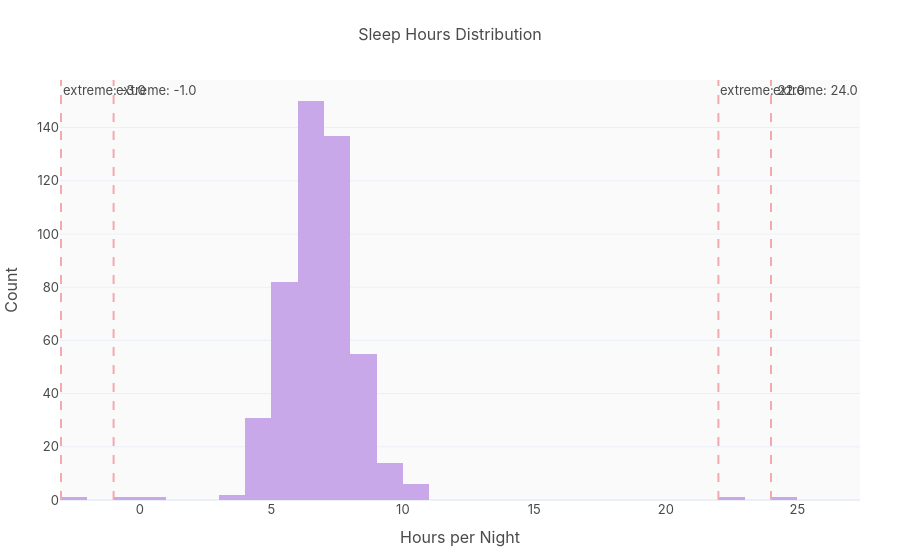

Notebook source saved alongside this figure:
### Markdown cell above
### 5.6 sleep_hours_per_night — Extreme values

4 extreme values (negative or > 16 hrs) plus 53 missing (9.91%).

### Code cell
sleep_vals = pd.to_numeric(df["sleep_hours_per_night"], errors="coerce")
bad_sleep = sleep_vals[(sleep_vals < 0) | (sleep_vals > 16)]
print(f"Extreme sleep values: {sorted(bad_sleep.dropna().unique().tolist())}")
print(f"Rows affected: {len(bad_sleep.dropna())}")
print(f"Missing: {sleep_vals.isna().sum()} ({sleep_vals.isna().mean()*100:.1f}%)")

fig = go.Figure(go.Histogram(x=sleep_vals, nbinsx=40, marker_color=PALETTE["accent3"]))
for v in bad_sleep.dropna().unique():
    fig.add_vline(x=v, line_dash="dash", line_color="#F4A8B0",
                  annotation_text=f"extreme: {v}")
styled(fig, "Sleep Hours Distribution")
fig.update_xaxes(title_text="Hours per Night")
fig.update_yaxes(title_text="Count")
fig.show()

### Figure 1 — Plotly figure (JSON) as saved in the notebook; plotly's stock layout.template omitted (floating-point values rounded to 4 significant figures; data arrays with more than 128 entries replaced by an {"elided": "..."} marker saying what was removed)
{"data": [{"marker": {"color": "#C8A8E8"}, "nbinsx": 40, "type": "histogram", "x": {"elided": "535 float values"}}], "layout": {"annotations": [{"showarrow": false, "text": "extreme: -3.0", "x": -3, "xanchor": "left", "xref": "x", "y": 1, "yanchor": "top", "yref": "y domain"}, {"showarrow": false, "text": "extreme: 24.0", "x": 24, "xanchor": "left", "xref": "x", "y": 1, "yanchor": "top", "yref": "y domain"}, {"showarrow": false, "text": "extreme: -1.0", "x": -1, "xanchor": "left", "xref": "x", "y": 1, "yanchor": "top", "yref": "y domain"}, {"showarrow": false, "text": "extreme: 22.0", "x": 22, "xanchor": "left", "xref": "x", "y": 1, "yanchor": "top", "yref": "y domain"}], "font": {"color": "#4A4A4A", "family": "Inter, Arial, sans-serif", "size": 13}, "margin": {"b": 60, "l": 60, "r": 40, "t": 80}, "paper_bgcolor": "#FFFFFF", "plot_bgcolor": "#FAFAFA", "shapes": [{"line": {"color": "#F4A8B0", "dash": "dash"}, "type": "line", "x0": -3, "x1": -3, "xref": "x", "y0": 0, "y1": 1, "yref": "y domain"}, {"line": {"color": "#F4A8B0", "dash": "dash"}, "type": "line", "x0": 24, "x1": 24, "xref": "x", "y0": 0, "y1": 1, "yref": "y domain"}, {"line": {"color": "#F4A8B0", "dash": "dash"}, "type": "line", "x0": -1, "x1": -1, "xref": "x", "y0": 0, "y1": 1, "yref": "y domain"}, {"line": {"color": "#F4A8B0", "dash": "dash"}, "type": "line", "x0": 22, "x1": 22, "xref": "x", "y0": 0, "y1": 1, "yref": "y domain"}], "title": {"font": {"color": "#4A4A4A", "size": 16}, "text": "Sleep Hours Distribution", "x": 0.5, "xanchor": "center"}, "xaxis": {"title": {"text": "Hours per Night"}}, "yaxis": {"title": {"text": "Count"}}}}
